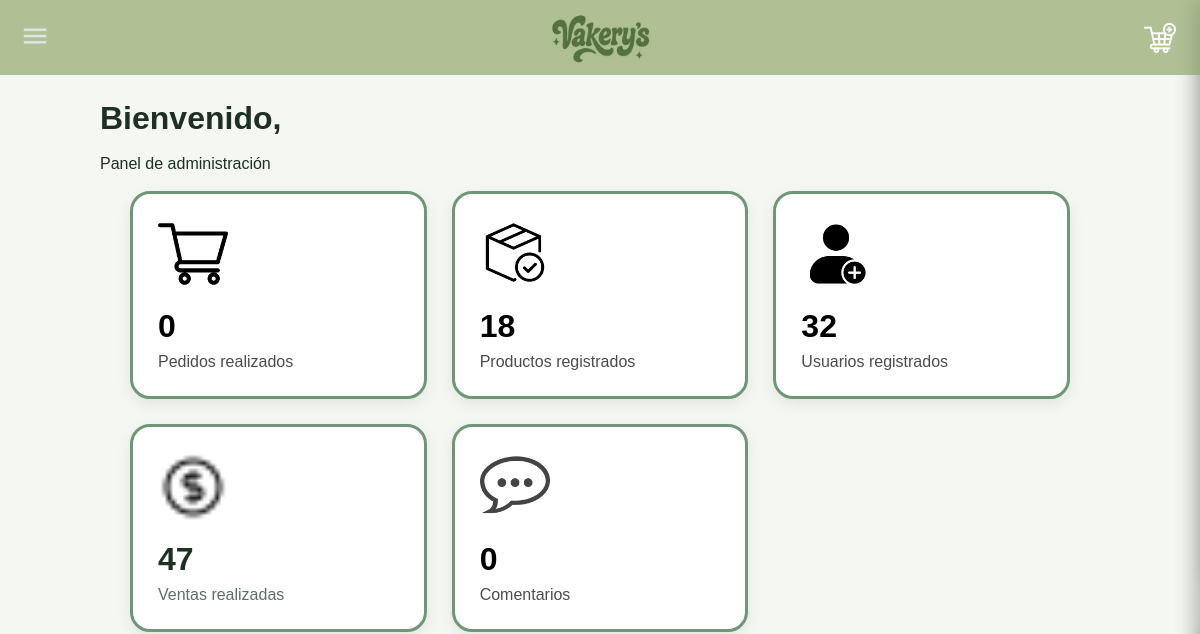
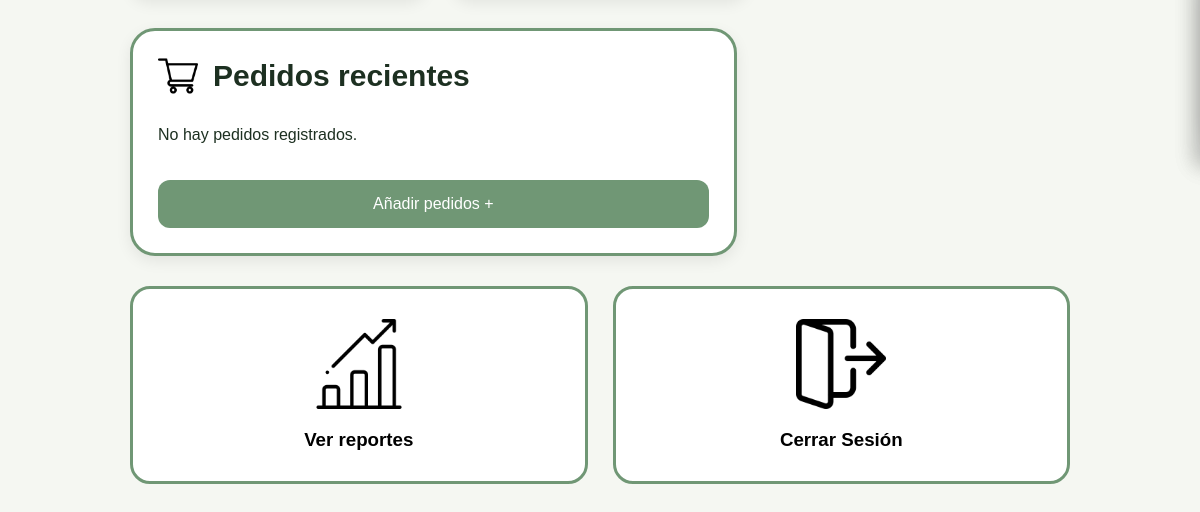
/paginaadmin.php, run on an earlier commit of the app's database (2 pictures, top to bottom).
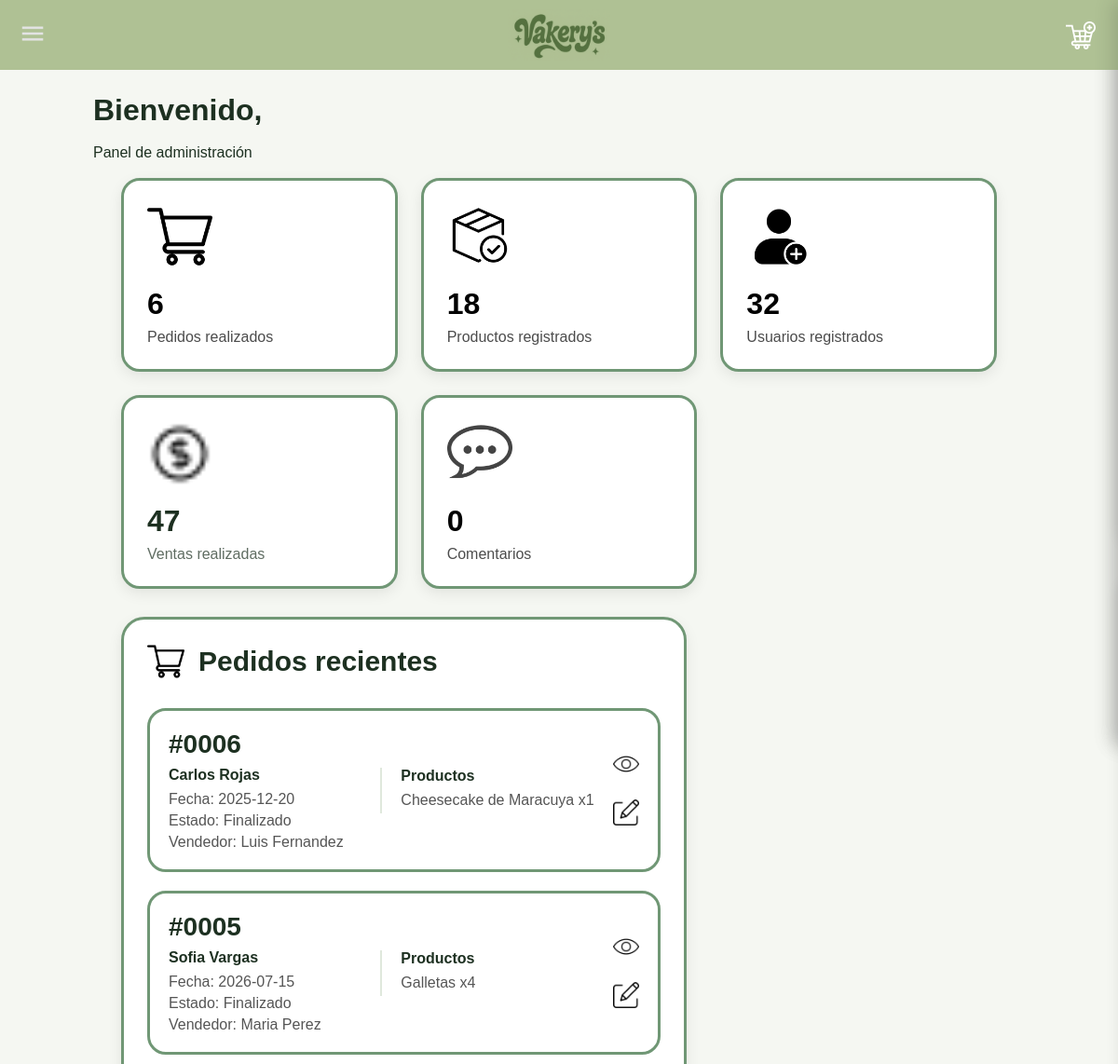
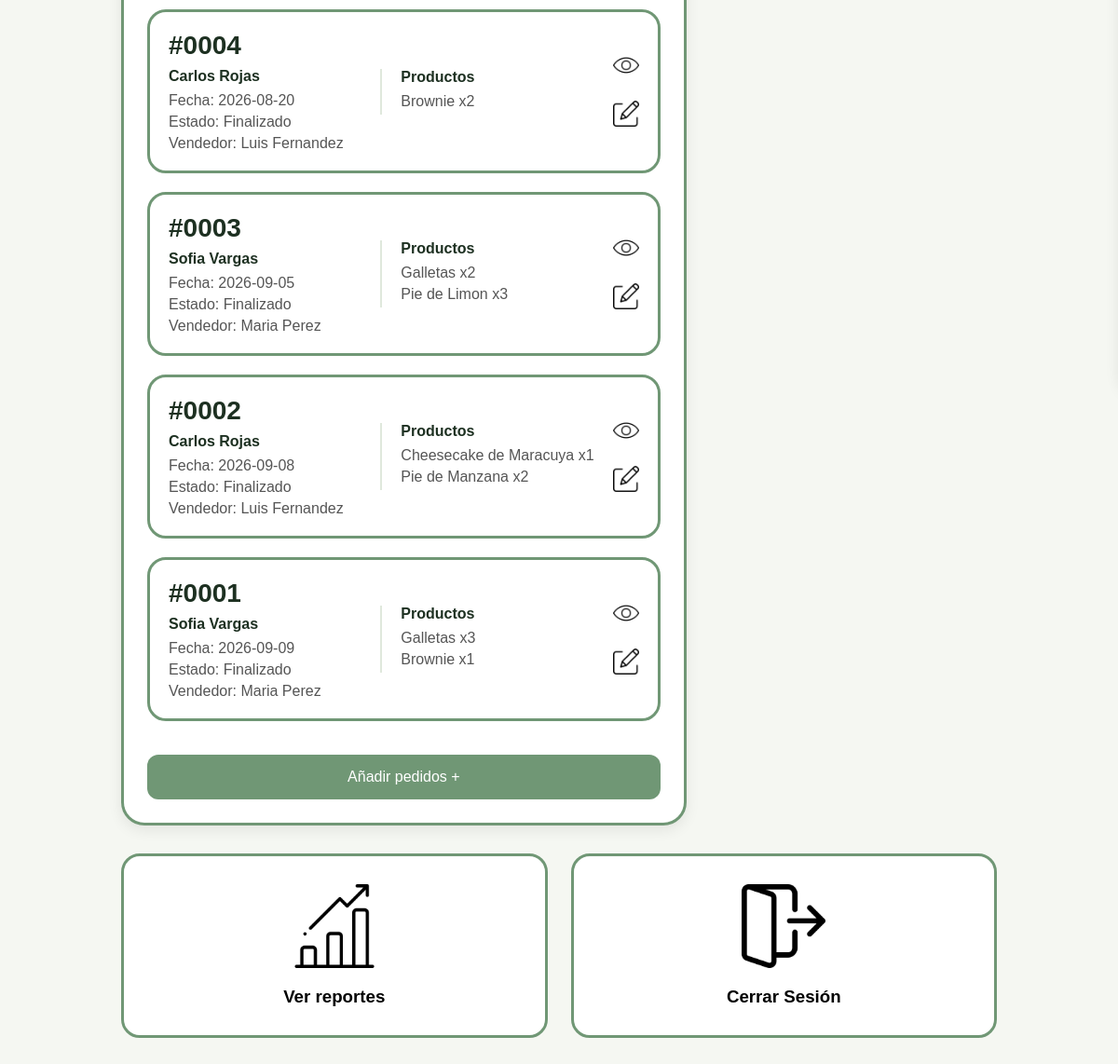
And on a later commit of the database (2 pictures, top to bottom).
### tables this page shows
CREATE TABLE IF NOT EXISTS `pedidos` (
  `id` INT NOT NULL AUTO_INCREMENT,
  `Nombre` VARCHAR(200) NULL,
  `Fecha` DATE NULL,
  `Estado` VARCHAR(45) NULL,
  `NombreVendedor` VARCHAR(200) NULL,
  `Direccion` VARCHAR(45) NULL,
  `Telefono` INT NULL,
  PRIMARY KEY (`id`)
);

CREATE TABLE IF NOT EXISTS `carrito` (
  `productos_Codigo` VARCHAR(45) NOT NULL,
  `pedidos_id` INT NOT NULL,
  `Cantidad` INT NULL,
  `CostoTotal` INT NULL,
  PRIMARY KEY (`productos_Codigo`, `pedidos_id`),
  INDEX `fk_productos_has_pedidos_pedidos1_idx` (`pedidos_id` ASC),
  INDEX `fk_productos_has_pedidos_productos_idx` (`productos_Codigo` ASC),
  CONSTRAINT `fk_productos_has_pedidos_productos`
    FOREIGN KEY (`productos_Codigo`)
    REFERENCES `productos` (`Codigo`)
    ON DELETE NO ACTION
    ON UPDATE NO ACTION,
  CONSTRAINT `fk_productos_has_pedidos_pedidos1`
    FOREIGN KEY (`pedidos_id`)
    REFERENCES `pedidos` (`id`)
    ON DELETE NO ACTION
    ON UPDATE NO ACTION
);

CREATE TABLE IF NOT EXISTS `productos` (
  `Codigo` VARCHAR(45) NOT NULL,
  `NombreProducto` VARCHAR(45) NULL,
  `PrecioProducto` INT NULL,
  `DetalleProducto` VARCHAR(100) NULL,
  `Stock` INT NULL,
  `CostoProducto` INT NULL,
  `Imagen` VARCHAR(255) NULL,
  PRIMARY KEY (`Codigo`)
);

### paginaadmin.php (the view, shortened to what this page needs)
<?php
$servidor = "localhost";
$usuario = "root";
$contrasena = "";
$bd = "vakerysss";
$conn = new mysqli(
    $servidor,
    $usuario,
    $contrasena,
    $bd
);
$conn->set_charset("utf8");
?>
<!DOCTYPE html>
<html lang="en">
<head>
      <link rel="stylesheet" href="estilos/estilosadmin.css">
</head>
<body>
<?php
$sql = "SELECT * FROM pedidos ORDER BY id DESC";
$pedidos = mysqli_query($conn, $sql);
?>
<?php include "header.php"; ?>
<h1>
    Bienvenido, <?php echo $_SESSION['Nombre']; ?>
</h1> <br>
<p>
    Panel de administración
</p> <br>
<section class="stats">
    <a href="Pedidos/leerpedido.php">
        <div class="card">
            <img
                src="imagenes/carrito-de-compras.png"
                alt=""
            >
            <h2>
                <?php echo mysqli_num_rows($pedidos); ?>
            </h2>
            <p>
                Pedidos realizados
            </p>
        </div>
    </a>
    <div class="card">
        <a href="Productos/leerproductos.php">
            <img
                src="imagenes/inventario-disponible.png"
                alt=""
            >
            <h2>
                18
            </h2>
            <p>
                Productos registrados
            </p>
        </a>
    </div>
    <div class="card">
        <a href="Usuarios/leerusuario.php">
            <img
                src="imagenes/nueva-cuenta.png"
                alt=""
            >
            <h2>32</h2>
            <p>Usuarios registrados</p>
        </a>
    </div>
    <div class="card">
        <img
            src="imagenes/dinero.png"
            alt=""
        >
        <h2>47</h2>
        <p>Ventas realizadas</p>
    </div>
    <div class="card">
        <a href="Comentarios/comentarios.php">
            <img
                src="imagenes/comentario.webp"
                alt=""
            >
            <h2>0</h2>
            <p>Comentarios</p>
        </a>
    </div>
</section>
<div class="content-grid">
    <section class="panel">
        <div class="panel-title">
            <img
                src="imagenes/carrito-de-compras.png"
                alt=""
            >
            <h2>
                Pedidos recientes
            </h2>
        </div>
        <div class="pedidos">
            <?php
            if (mysqli_num_rows($pedidos) > 0) {
                while ($pedido = mysqli_fetch_assoc($pedidos)) {
                    $idPedido = $pedido['id'];
                    $sqlProductos = "
                        SELECT *
                        FROM carrito
                        INNER JOIN productos
                        ON carrito.productos_Codigo = productos.Codigo
                        WHERE carrito.pedidos_id = '$idPedido'
                    ";
                    $productosPedido =
                        mysqli_query(
                            $conn,
                            $sqlProductos
                        );
            ?>
                <div class="pedido-card">
                    <div class="pedido-info">
                        <h3>
                            #<?php echo str_pad(
                                $pedido['id'],
                                4,
                                '0',
                                STR_PAD_LEFT
                            ); ?>
                        </h3>
                        <h4>
                            <?php echo $pedido['Nombre']; ?>
                        </h4>
                        <p>
                            Fecha:
                            <?php echo $pedido['Fecha']; ?>
                        </p>
                        <p>
                            Estado:
                            <?php echo $pedido['Estado']; ?>
                        </p>
                        <p>
                            Vendedor:
                            <?php echo $pedido['NombreVendedor']; ?>
                        </p>
                    </div>
                    <div class="pedido-productos">
                        <h4>
                            Productos
                        </h4>
                        <?php
                        if (
                            mysqli_num_rows(
                                $productosPedido
                            ) > 0
                        ) {
                            while (
                                $producto =
                                mysqli_fetch_assoc(
                                    $productosPedido
                                )
                            ) {
                        ?>
                            <p>
                                <?php echo
                                    $producto['NombreProducto'];
                                ?>
                                x<?php echo
                                    $producto['Cantidad'];
                                ?>
                            </p>
                        <?php
                            }
                        } else {
                        ?>
                            <p>
                                Sin productos
                            </p>
                        <?php } ?>
                    </div>
                    <div class="acciones">
                        <a
                            href="Pedidos/leerpedido.php?id=<?php echo $pedido['id']; ?>"
                        >
                            <img
                                src="imagenes/ojo-abierto.png"
                                alt="Ver"
                            >
                        </a>
                        <a
                            href="Pedidos/actualizarpedido.php?id=<?php echo $pedido['id']; ?>"
                        >
                            <img
                                src="imagenes/editarr.png"
                                alt="Editar"
                            >
                        </a>
                    </div>
                </div>
            <?php
                }
            } else {
            ?>
                <p>
                    No hay pedidos registrados.
                </p>
            <?php } ?>
        </div>
<br><br>
        <a
            class="btn"
            href="Pedidos/crearpedido.php"
        >
            Añadir pedidos +
        </a>
    </section>
</div>
<section class="acciones-panel">
    <div class="acciones-grid">
    <a href="reportes.php">
        <div class="accion-card">
            <img
                src="imagenes/grafico-de-barras.png"
                alt=""
            >
            <h3>
                Ver reportes
            </h3>
        </div>
        </a>
        <a href="Usuarios/cerrarsesion.php">
            <div class="accion-card">
                <img
                    src="imagenes/cerrar-sesion.png"
                    alt=""
                >
                <h3>
                    Cerrar Sesión
                </h3>
            </div>
        </a>
    </div>
</section>
</body>
</html>

### header.php (shortened to what this page needs)
<?php
$rol = $_SESSION['Rol'] ?? '';
switch ($rol) {
    default:
        include __DIR__ . '/headers/headeruser.php';
        break;
}
?>

### headers/headeruser.php (shortened to what this page needs)
<header class="main-header">
    <img src="/proyectovakerys/imagenes/logo.png" alt="Logo Vakery's">
    <label for="btn-nav" class="btn-nav">
        <img src="/proyectovakerys/imagenes/menu.png" alt="Menú">
    </label>
    <a href="#" name="carrito" id="carrito" class="carrito">
        <img src="/proyectovakerys/imagenes/anadir-al-carrito.png" alt="Carrito">
    </a>
</header>

### estilos/estilosadmin.css (style rules this page uses)
* { margin: 0; padding: 0; box-sizing: border-box; margin: 300px; }
body { font-family: 'Raleway', sans-serif; background: #f5f7f2; color: #1d3021; margin: 100px; }
a { text-decoration: none; color: black; }
.stats { display: grid; grid-template-columns: repeat(auto-fit, minmax(240px, 1fr)); gap: 25px; margin-bottom: 30px; padding: 0 30px; }
.card { background: white; border-radius: 20px; padding: 25px; box-shadow: 0 5px 15px rgba(0, 0, 0, .08); transition: .3s; border: 3px solid #709775; }
.card img { width: 70px; margin-bottom: 15px; }
.card h2 { font-size: 32px; margin-bottom: 8px; }
.card p { opacity: .7; }
.content-grid { display: grid; grid-template-columns: 2fr 1fr; gap: 30px; margin: 0 30px 30px; }
.panel { background: white; border-radius: 25px; padding: 25px; border: 3px solid #709775; box-shadow: 0 5px 15px rgba(0, 0, 0, .08); }
.panel-title { display: flex; align-items: center; gap: 15px; margin-bottom: 30px; }
.panel-title img { width: 40px; }
.panel-title h2 { font-size: 30px; }
.pedidos { display: flex; flex-direction: column; gap: 20px; }
.pedido-card { background: #fff; border: 3px solid #709775; border-radius: 20px; display: flex; align-items: center; gap: 20px; padding: 20px; transition: .3s; }
.pedido-info { flex: 1; min-width: 0; }
.pedido-info h3 { font-size: 28px; margin-bottom: 5px; }
.pedido-info h4 { margin: 8px 0; }
.pedido-info p { margin-top: 5px; color: #555; }
.pedido-productos { flex: 1; min-width: 180px; padding-left: 20px; border-left: 2px solid #dfe8dc; }
.pedido-productos h4 { margin-bottom: 8px; color: #1d3021; }
.pedido-productos p { margin: 5px 0; color: #555; }
.acciones { display: flex; flex-direction: column; gap: 20px; flex-shrink: 0; }
.acciones img { width: 28px; cursor: pointer; transition: .2s; }
.btn { display: block; background: #709775; color: white; text-decoration: none; padding: 15px 25px; border-radius: 12px; text-align: center; transition: .3s; }
.acciones-panel { margin: 0 30px 30px; }
.acciones-grid { display: grid; grid-template-columns: repeat(auto-fit, minmax(220px, 1fr)); gap: 25px; }
.accion-card { background: white; border: 3px solid #709775; border-radius: 20px; padding: 30px; display: flex; flex-direction: column; justify-content: center; align-items: center; gap: 20px; transition: .3s; }
.accion-card img { width: 90px; }
.card, .panel, .accion-card, .venta-card, .pedido-card { animation: subirSuave 1s ease; }
.stats .card:nth-child(1) { animation-delay: .1s; }
.stats .card:nth-child(2) { animation-delay: .3s; }
.stats .card:nth-child(3) { animation-delay: .5s; }
.stats .card:nth-child(4) { animation-delay: .7s; }
.panel { animation-delay: .4s; }
.accion-card:nth-child(1) { animation-delay: .2s; }

### headers/headeruser.php (style rules this page uses)
* { margin:0; padding:0; box-sizing:border-box; }
body { font-family:'Raleway',sans-serif; }
.main-header { width:100%; height:75px; background:#afc194; display:flex; justify-content:center; align-items:center; position:fixed; top:0; left:0; z-index:10000; }
.main-header img { max-height:55px; transition:.4s ease; }
.btn-nav { position:absolute; left:20px; cursor:pointer; }
.btn-nav img { width:30px; height:30px; }
.carrito { position:absolute; right:20px; width:40px; height:40px; display:flex; align-items:center; justify-content:center; border-radius:8px; transition:.3s ease; }
.carrito img { width:35px; height:35px; object-fit:contain; }
.carrito { display: flex; align-items: center; justify-content: center; cursor: pointer; }
.carrito img { width: 32px; height: 32px; object-fit: contain; transition: 0.3s ease; }

What changed in the data, as far as the page shows it:
added pedidos: id "0006", Nombre "Carlos Rojas", Fecha "2025-12-20", Estado "Finalizado", NombreVendedor "Luis Fernandez"
added carrito: productos_Codigo.NombreProducto "Cheesecake de Maracuya", Cantidad "1", shown under "0006"
added pedidos: id "0005", Nombre "Sofia Vargas", Fecha "2026-07-15", Estado "Finalizado", NombreVendedor "Maria Perez"
added carrito: productos_Codigo.NombreProducto "Galletas", Cantidad "4", shown under "0005"
added pedidos: id "0004", Nombre "Carlos Rojas", Fecha "2026-08-20", Estado "Finalizado", NombreVendedor "Luis Fernandez"
added carrito: productos_Codigo.NombreProducto "Brownie", Cantidad "2", shown under "0004"
added pedidos: id "0003", Nombre "Sofia Vargas", Fecha "2026-09-05", Estado "Finalizado", NombreVendedor "Maria Perez"
added carrito: productos_Codigo.NombreProducto "Galletas", Cantidad "2", shown under "0003"
added carrito: productos_Codigo.NombreProducto "Pie de Limon", Cantidad "3", shown under "0003"
added pedidos: id "0002", Nombre "Carlos Rojas", Fecha "2026-09-08", Estado "Finalizado", NombreVendedor "Luis Fernandez"
added carrito: productos_Codigo.NombreProducto "Cheesecake de Maracuya", Cantidad "1", shown under "0002"
added carrito: productos_Codigo.NombreProducto "Pie de Manzana", Cantidad "2", shown under "0002"
added pedidos: id "0001", Nombre "Sofia Vargas", Fecha "2026-09-09", Estado "Finalizado", NombreVendedor "Maria Perez"
added carrito: productos_Codigo.NombreProducto "Galletas", Cantidad "3", shown under "0001"
added carrito: productos_Codigo.NombreProducto "Brownie", Cantidad "1", shown under "0001"
Also different on the page:
mysqli_num_rows($pedidos): "0" → "6"
text no longer shown: "No hay pedidos registrados."
